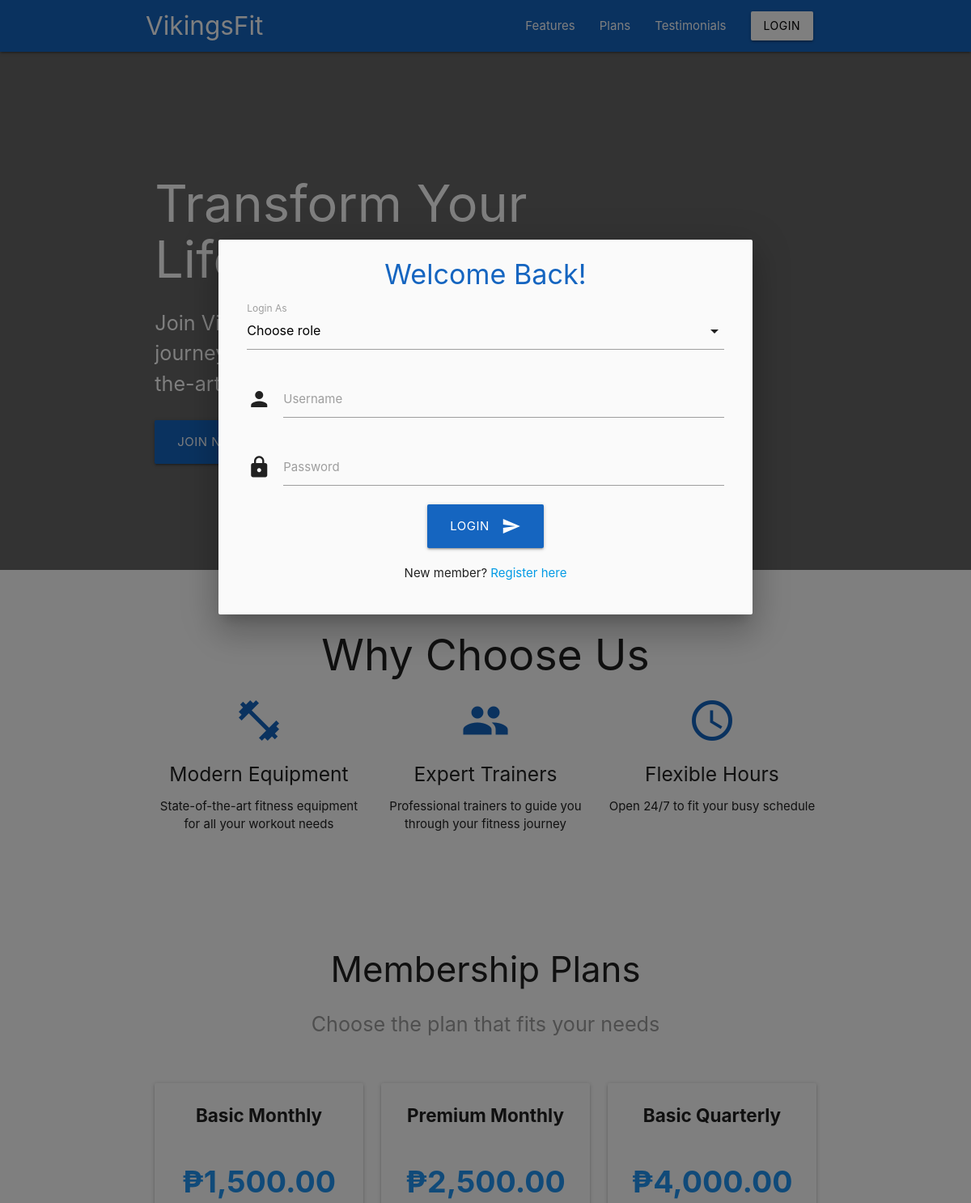
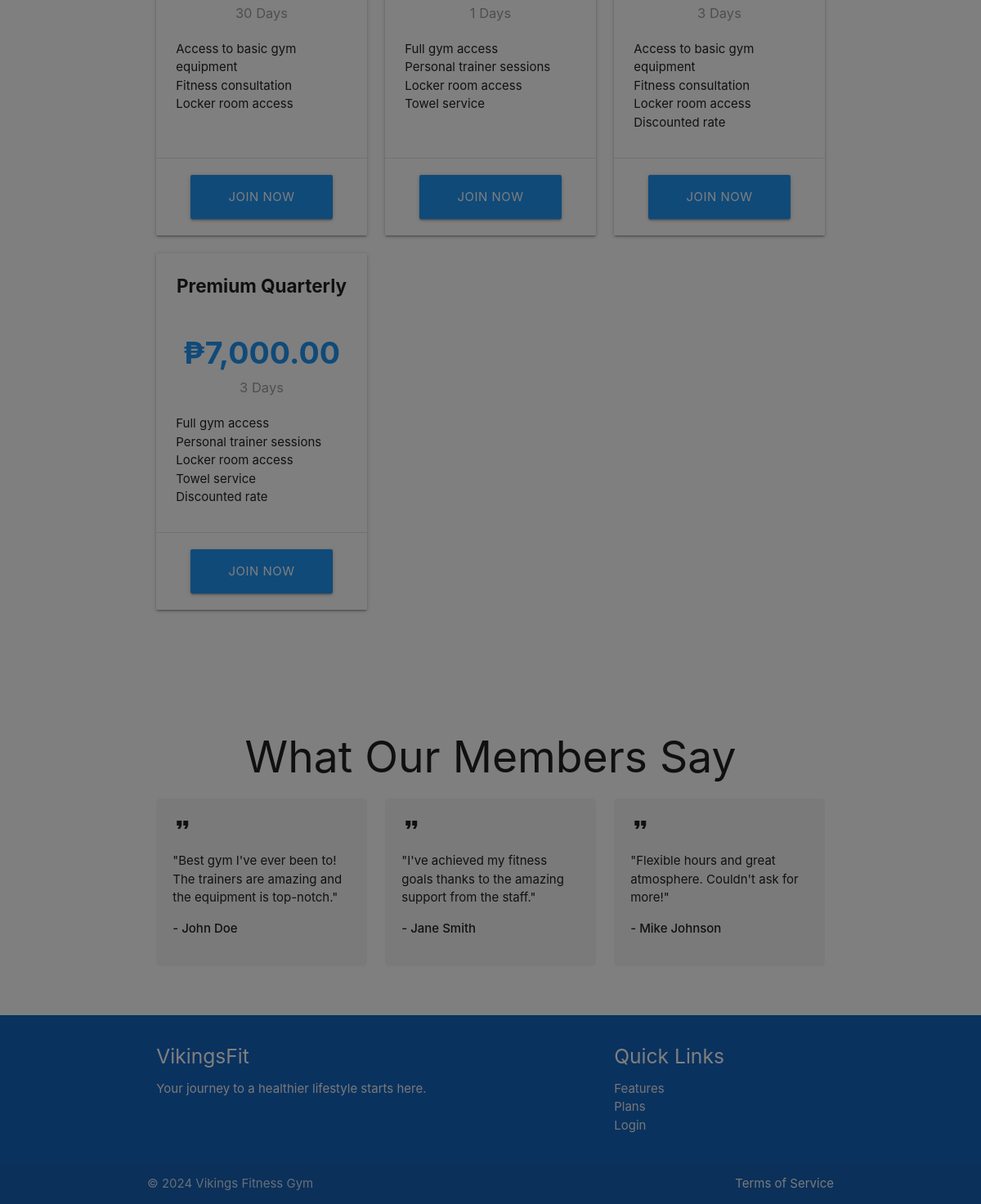
The app's page /index.php?action=login with its own data (2 pictures, top to bottom).
### tables this page shows
CREATE TABLE `plans` (
  `id` int(11) NOT NULL,
  `name` varchar(100) NOT NULL,
  `duration` int(11) DEFAULT NULL COMMENT 'Duration in months',
  `price` decimal(10,2) NOT NULL,
  `duration_in_days` int(11) NOT NULL DEFAULT 30,
  `description` text DEFAULT NULL,
  `created_at` timestamp NOT NULL DEFAULT current_timestamp(),
  `updated_at` timestamp NOT NULL DEFAULT current_timestamp() ON UPDATE current_timestamp(),
  `deleted_at` timestamp NULL DEFAULT NULL,
  `created_by` int(11) DEFAULT NULL,
  `features` text DEFAULT NULL
);

### config/config.php (called while the page is built, shortened)
<?php
function isLoggedIn() {
    return isset($_SESSION['user_id']) && !empty($_SESSION['user_id']);
}
?>

### index.php (the view, shortened to what this page needs)
<?php
require_once 'config/config.php';
?>
<!DOCTYPE html>
<html lang="en">
<head>
    <link rel="stylesheet" href="https://cdnjs.cloudflare.com/ajax/libs/materialize/1.0.0/css/materialize.min.css">
</head>
<body>
    <nav class="blue darken-3">
        <div class="nav-wrapper container">
            <a href="<?php echo SITE_URL; ?>/index.php" class="brand-logo">VikingsFit</a>
            <ul id="nav-mobile" class="right hide-on-med-and-down">
                <li><a href="#features">Features</a></li>
                <li><a href="#plans">Plans</a></li>
                <li><a href="#testimonials">Testimonials</a></li>
                <li><a href="#!" class="btn white black-text modal-trigger" data-target="loginModal">Login</a></li>
            </ul>
        </div>
    </nav>
    <div class="hero">
        <div class="container">
            <div class="row">
                <div class="col s12 m8">
                    <h1>Transform Your Life Today</h1>
                    <p class="flow-text">Join Vikings Fitness and start your fitness journey with expert guidance and state-of-the-art equipment.</p>
                    <a href="<?php echo SITE_URL; ?>/member/register.php" class="btn-large blue darken-3 waves-effect waves-light">Join Now</a>
                </div>
            </div>
        </div>
    </div>
    <section id="features" class="section">
        <div class="container">
            <h2 class="center-align">Why Choose Us</h2>
            <div class="row">
                <div class="col s12 m4 center-align">
                    <i class="material-icons feature-icon">fitness_center</i>
                    <h5>Modern Equipment</h5>
                    <p>State-of-the-art fitness equipment for all your workout needs</p>
                </div>
                <div class="col s12 m4 center-align">
                    <i class="material-icons feature-icon">group</i>
                    <h5>Expert Trainers</h5>
                    <p>Professional trainers to guide you through your fitness journey</p>
                </div>
                <div class="col s12 m4 center-align">
                    <i class="material-icons feature-icon">schedule</i>
                    <h5>Flexible Hours</h5>
                    <p>Open 24/7 to fit your busy schedule</p>
                </div>
            </div>
        </div>
    </section>
    <section id="plans" class="section">
        <div class="container">
            <div class="row">
                <div class="col s12 center">
                    <h3>Membership Plans</h3>
                    <p class="flow-text grey-text">Choose the plan that fits your needs</p>
                </div>
            </div>
            <div class="row">
                <?php
                $plans_query = "SELECT * FROM plans WHERE deleted_at IS NULL ORDER BY price ASC";
                $plans_result = $conn->query($plans_query);
                if ($plans_result && $plans_result->num_rows > 0):
                    while($plan = $plans_result->fetch_assoc()):
                ?>
                    <div class="col s12 m6 l4">
                        <div class="card hoverable">
                            <div class="card-content">
                                <span class="card-title center"><?php echo htmlspecialchars($plan['name']); ?></span>
                                <div class="center" style="padding: 20px 0;">
                                    <h4 class="blue-text">₱<?php echo number_format($plan['price'], 2); ?></h4>
                                    <p class="grey-text"><?php echo $plan['duration']; ?> Days</p>
                                </div>
                                <div style="min-height: 120px;">
                                    <?php echo nl2br(htmlspecialchars($plan['description'])); ?>
                                </div>
                            </div>
                            <div class="card-action center">
                                <?php if (isLoggedIn()): ?>
                                    <?php if (hasRole('member')): ?>
                                        <a href="member/subscribe.php?plan=<?php echo $plan['id']; ?>" class="btn-large waves-effect waves-light blue">
                                            Subscribe Now
                                        </a>
                                    <?php endif; ?>
                                <?php else: ?>
                                    <a href="member/register.php?plan=<?php echo $plan['id']; ?>" class="btn-large waves-effect waves-light blue">
                                        Join Now
                                    </a>
                                <?php endif; ?>
                            </div>
                        </div>
                    </div>
                <?php
                    endwhile;
                else:
                ?>
                    <div class="col s12">
                        <p class="center-align grey-text">No membership plans available at the moment.</p>
                    </div>
                <?php endif; ?>
            </div>
        </div>
    </section>
    <section id="testimonials" class="section">
        <div class="container">
            <h2 class="center-align">What Our Members Say</h2>
            <div class="row">
                <div class="col s12 m4">
                    <div class="testimonial">
                        <i class="material-icons">format_quote</i>
                        <p>"Best gym I've ever been to! The trainers are amazing and the equipment is top-notch."</p>
                        <p><strong>- John Doe</strong></p>
                    </div>
                </div>
                <div class="col s12 m4">
                    <div class="testimonial">
                        <i class="material-icons">format_quote</i>
                        <p>"I've achieved my fitness goals thanks to the amazing support from the staff."</p>
                        <p><strong>- Jane Smith</strong></p>
                    </div>
                </div>
                <div class="col s12 m4">
                    <div class="testimonial">
                        <i class="material-icons">format_quote</i>
                        <p>"Flexible hours and great atmosphere. Couldn't ask for more!"</p>
                        <p><strong>- Mike Johnson</strong></p>
                    </div>
                </div>
            </div>
        </div>
    </section>
    <div id="loginModal" class="modal">
        <div class="modal-content">
            <h4 class="center-align blue-text text-darken-3">Welcome Back!</h4>
            <form id="loginForm" class="row">
                <div class="input-field col s12">
                    <label>Login As</label>
                </div>
                <div class="input-field col s12">
                    <i class="material-icons prefix">person</i>
                    <input type="text" id="login_username" name="username" required>
                    <label for="login_username">Username</label>
                </div>
                <div class="input-field col s12">
                    <i class="material-icons prefix">lock</i>
                    <input type="password" id="login_password" name="password" required>
                    <label for="login_password">Password</label>
                </div>
                <div class="col s12 center-align">
                    <button class="btn-large waves-effect waves-light blue darken-3" type="submit">
                        Login
                        <i class="material-icons right">send</i>
                    </button>
                </div>
            </form>
            <div class="center-align" style="margin-top: 20px;">
                <p>New member? <a href="member/register.php">Register here</a></p>
            </div>
        </div>
    </div>
    <footer class="page-footer blue darken-3">
        <div class="container">
            <div class="row">
                <div class="col s12 m6">
                    <h5 class="white-text">VikingsFit </h5>
                    <p class="grey-text text-lighten-4">Your journey to a healthier lifestyle starts here.</p>
                </div>
                <div class="col s12 m4 offset-m2">
                    <h5 class="white-text">Quick Links</h5>
                    <ul>
                        <li><a class="grey-text text-lighten-3" href="#features">Features</a></li>
                        <li><a class="grey-text text-lighten-3" href="#plans">Plans</a></li>
                        <li><a class="grey-text text-lighten-3 modal-trigger" href="#!" data-target="loginModal">Login</a></li>
                    </ul>
                </div>
            </div>
        </div>
        <div class="footer-copyright">
            <div class="container">
                © 2024 Vikings Fitness Gym
                <a class="grey-text text-lighten-4 right" href="#!">Terms of Service</a>
            </div>
        </div>
    </footer>
</body>
</html>

### index.php (style rules this page uses)
.hero { background: linear-gradient(rgba(0,0,0,0.6), rgba(0,0,0,0.6)), url('assets/images/gym-hero.jpg'); background-size: cover; background-position: center; height: 80vh; display: flex; align-items: center; color: white; }
.feature-icon { font-size: 4rem; color: #1565c0; }
.testimonial { background-color: #f5f5f5; padding: 20px; border-radius: 5px; height: 100%; }
.section { padding: 40px 0; }
nav { position: fixed; top: 0; width: 100%; z-index: 1000; }
body { padding-top: 64px; }
section { scroll-margin-top: 64px; }
.card .card-content .card-title { font-weight: bold; font-size: 1.5rem; margin-bottom: 15px; }
.card h4 { font-size: 2.5rem; margin: 10px 0; font-weight: bold; }
.card .grey-text { font-size: 1.1rem; }
.card .card-action { padding: 20px; border-top: 1px solid rgba(0,0,0,0.1); }
.card .btn-large { margin: 0; width: 80%; }
.card { height: 100%; display: flex; flex-direction: column; }
.card .card-content { flex-grow: 1; }

### records on screen
plans: name "Basic Monthly", price "1,500.00", duration "30", description "Access to basic gym equipment Fitness consultation Locker room access"
plans: name "Premium Monthly", price "2,500.00", duration "1", description "Full gym access Personal trainer sessions Locker room access Towel service"
plans: name "Basic Quarterly", price "4,000.00", duration "3", description "Access to basic gym equipment Fitness consultation Locker room access Discounted rate"
plans: name "Premium Quarterly", price "7,000.00", duration "3", description "Full gym access Personal trainer sessions Locker room access Towel service Discounted rate"
